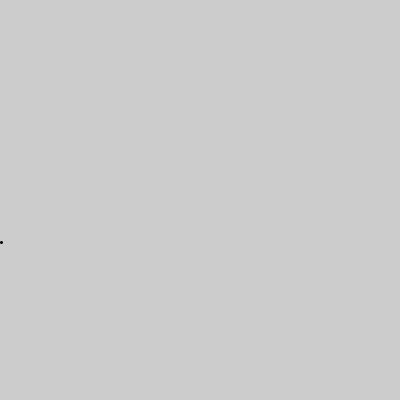
Frame 1 (no input)
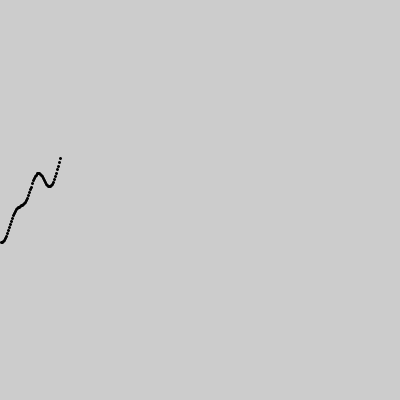
Frame 60 (the mouse pressed at the canvas centre just before this capture)
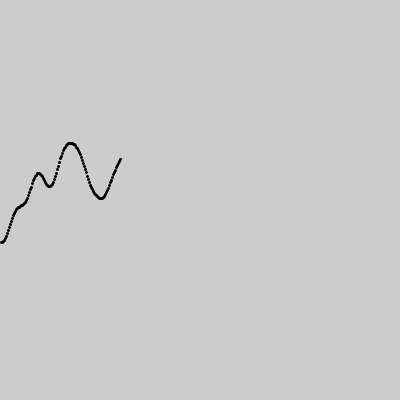
Frame 120 (the mouse held since frame 60 and released just before this capture)

The Processing sketch that drew these frames (run headless with seeded random() and noise(); from frame 60 on, the mouse is pressed at the canvas centre):

// Processing sketch: noise2
// ── noise2.pde
float x,y, t;

void setup(){
  size(400,400);
}

void draw(){
x+=1;

y = map(noise(t),0,1,0,height);
t+=0.01;
//noiseSeed to set same random path
//noiseDetail
strokeWeight(3);
point(x,y);
}
